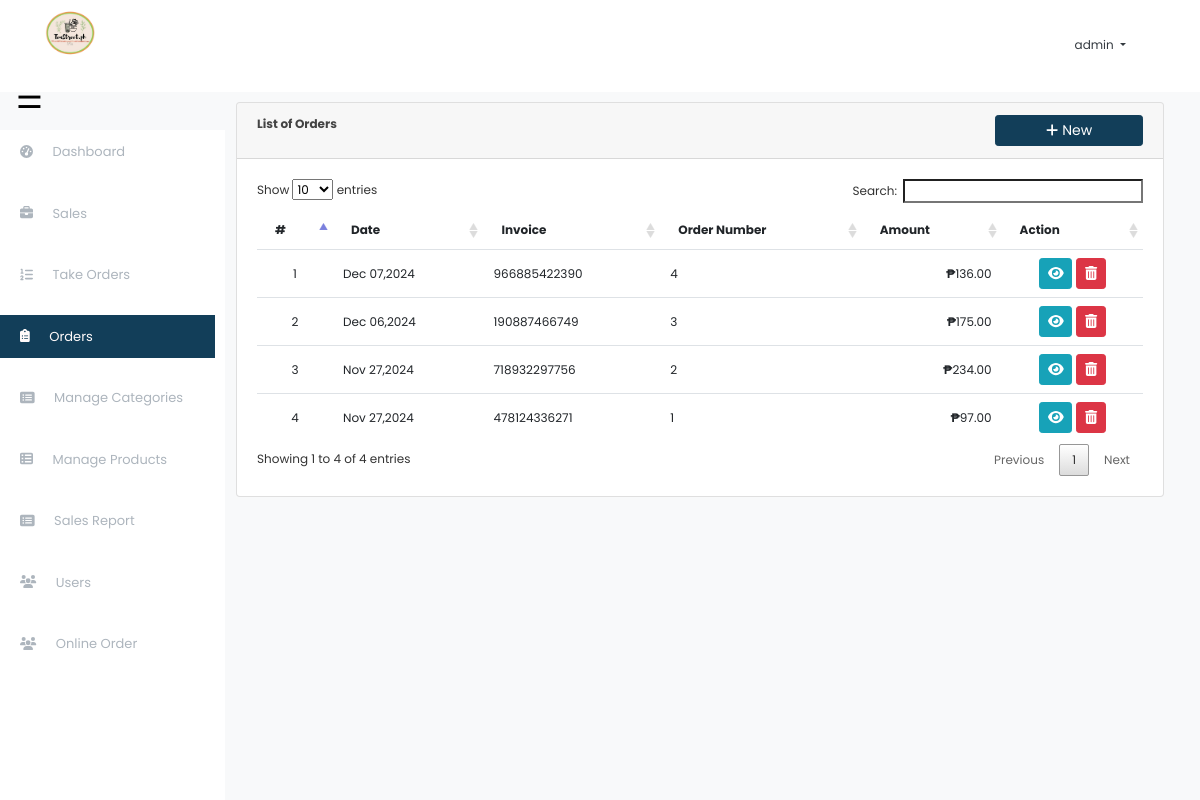
/index.php?page=orders (signed in), run on the app's committed database.
### tables this page shows
CREATE TABLE `orders` (
  `id` int(11) NOT NULL,
  `ref_no` varchar(50) NOT NULL,
  `total_amount` float NOT NULL,
  `amount_tendered` float NOT NULL,
  `order_number` int(30) NOT NULL,
  `date_created` datetime NOT NULL DEFAULT current_timestamp(),
  `user_id` int(30) DEFAULT NULL
);

### orders.php (the view, shortened to what this page needs)
<?php include('db_connect.php');?>
<div class="container-fluid">
	<div class="col-lg-12">
		<div class="row">
			<div class="col-md-12">
				<div class="card">
					<div class="card-header">
						<b>List of Orders </b>
						<span class="float:right"><a class="btn btn-primary btn-sm col-sm-2 float-right" href="billing/index.php" id="new_order">
					<i class="fa fa-plus"></i> New
				</a></span>
					</div>
					<div class="card-body">
						<table class="table table-hover">
							<thead>
								<tr>
									<th>#</th>
									<th>Date</th>
									<th>Invoice</th>
									<th>Order Number</th>
									<th>Amount</th>
									<th>Action</th>
								</tr>
							</thead>
							<tbody>
								<?php
								$i = 1;
								$order = $conn->query("SELECT * FROM orders order by unix_timestamp(date_created) desc ");
								while($row=$order->fetch_assoc()):
								?>
								<tr>
									<td class="text-center"><?php echo $i++ ?></td>
									<td>
										<p> <?php echo date("M d,Y",strtotime($row['date_created'])) ?></p>
									</td>
									<td>
										<p> <?php echo $row['amount_tendered'] > 0 ? $row['ref_no'] : 'N/A' ?></p>
									</td>
									<td>
										<p><?php echo $row['order_number'] ?></p>
									</td>
									<td>
										<p class="text-right">₱<?php echo number_format($row['total_amount'],2) ?></p>
									</td>
									<td class="text-center">
										<button class="btn btn-sm btn-info view_order" type="button" data-id="<?php echo $row['id'] ?>"><i class="fa fa-eye"></i></button>
										<button class="btn btn-sm btn-danger delete_order" type="button" data-id="<?php echo $row['id'] ?>"><i class="fa fa-trash-alt"></i></button>
									</td>
								</tr>
								<?php endwhile; ?>
							</tbody>
						</table>
					</div>
				</div>
			</div>
		</div>
	</div>
</div>

### index.php (shortened to what this page needs)
<!DOCTYPE html>
<html lang="en">
<head>
<?php
 include('./header.php');
 ?>
</head>
<body>
	<?php include 'topbar.php' ?>
	<?php include 'navbar.php' ?>
  <main id="view-panel" >
      <?php $page = isset($_GET['page']) ? $_GET['page'] :'home'; ?>
  	<?php include $page.'.php' ?>
  </main>
</body>
</html>

### header.php (shortened to what this page needs)
<link rel="stylesheet" href="assets/font-awesome/css/all.min.css">
<link href="assets/vendor/bootstrap/css/bootstrap.min.css"  rel="stylesheet">
<link href="assets/vendor/icofont/icofont.min.css" rel="stylesheet">
<link href="assets/vendor/boxicons/css/boxicons.min.css" rel="stylesheet">
<link href="assets/vendor/venobox/venobox.css" rel="stylesheet">
<link href="assets/vendor/animate.css/animate.min.css" rel="stylesheet">
<link href="assets/vendor/remixicon/remixicon.css" rel="stylesheet">
<link href="assets/vendor/owl.carousel/assets/owl.carousel.min.css" rel="stylesheet">
<link href="assets/vendor/bootstrap-datepicker/css/bootstrap-datepicker.min.css" rel="stylesheet">
<link href="assets/DataTables/datatables.min.css" rel="stylesheet">
<link href="assets/css/jquery.datetimepicker.min.css" rel="stylesheet">
<link href="assets/css/select2.min.css" rel="stylesheet">
<link href="assets/css/style.css" rel="stylesheet">
<link type="text/css" rel="stylesheet" href="assets/css/jquery-te-1.4.0.css">

### topbar.php (shortened to what this page needs)
<nav class="navbar navbar-light fixed-top bg-white">
  <div class="container-fluid mt-2 mb-2">
  	<div class="col-lg-12">
      <div class="col-md-2 float-left text-dark">
         <img src="assets/uploads/logo.png" width="50px">
      </div>
	  	<div class="float-right mt-3">
        <div class=" dropdown mr-4">
            <a href="#" class="text-dark dropdown-toggle"  id="account_settings" data-toggle="dropdown" aria-haspopup="true" aria-expanded="false"><?php echo $_SESSION['login_name'] ?> </a>
        </div>
      </div>
  </div>
</nav>

### navbar.php (shortened to what this page needs)
<?php if ($_SESSION['login_type'] != 3):  ?>
    <button class="hamburger" id="toggleSidebar">
        &#9776;
    </button>
    <nav id="sidebar" class='mx-lt-5 bg-white'>
        <div class="sidebar-list">
            <a href="index.php?page=home" class="nav-item nav-home"><span class='icon-field'><i class="fa fa-tachometer-alt mr-3"></i></span> Dashboard</a>
            <a href="index.php?page=sales" class="nav-item nav-email_author"><span class='icon-field'><i class="fa fa-briefcase mr-3"></i></span> Sales</a>
            <a href="billing/index.php" class="nav-item nav-takeorders"><span class='icon-field'><i class="fa fa-list-ol mr-3"></i></span> Take Orders</a>
            <?php if ($_SESSION['login_type'] == 0 || $_SESSION['login_type'] == 1): ?>
                <a href="index.php?page=orders" class="nav-item nav-orders"><span class='icon-field'><i class="fa fa-clipboard-list mr-3"></i></span> Orders</a>
                <a href="index.php?page=categories" class="nav-item nav-categories"><span class='icon-field'><i class="fa fa-list-alt mr-3"></i></span> Manage Categories</a>
                <a href="index.php?page=products" class="nav-item nav-products"><span class='icon-field'><i class="fa fa-th-list mr-3"></i></span> Manage Products</a>
            <?php endif; ?>
            <a href="index.php?page=sales_report" class="nav-item dropdown nav-sales_report"><span class='icon-field'><i class="fa fa-list-alt mr-3"></i></span> Sales Report</a>
            <?php if ($_SESSION['login_type'] == 0 || $_SESSION['login_type'] == 1): ?>
                <a href="index.php?page=users" class="nav-item nav-users"><span class='icon-field'><i class="fa fa-users mr-3"></i></span> Users</a>
                <a href="index.php?page=online" class="nav-item nav-support"><span class='icon-field'><i class="fa fa-users mr-3"></i></span> Online Order</a>
            <?php endif; ?>
        </div>
    </nav>
<?php else: ?>
    <p style="text-align: center; margin-top: 50px; color: #adb5bd;">Access to this section is restricted.</p>
<?php endif; ?>

### assets/css/style.css (style rules this page uses)
[class*="col-"] { width: 100%; }
body { font-family:Poppins, Helvetica, "sans-serif"; color: #444444; width: 100%; height: calc(100%); font-size: 12px; }
a { color: #ffffff; }
.navbar { list-style-type: none; margin: 0; padding: 0; }
.nav-item.active, .nav-item.active:hover { background-color: #123e59; color: #fffafa; }
main#view-panel { margin-left: 200px; width:calc(100% - 200px); margin-top: 4em; padding: .5em; }
.btn-primary, .btn-primary:hover { background-color: #123e59; border-color: #123e59; }
table.dataTable.no-footer { border: 0 !important; }
.table td, .table th { border-bottom: 1px solid #dee2e6; border-bottom: 0; }
table.dataTable thead th, table.dataTable thead td { border-bottom: 0px solid #111; border: 0; }

### index.php (style rules this page uses)
body { background: #f8f9fa; }

### navbar.php (style rules this page uses)
nav#sidebar { height: calc(100% - 10em); position: fixed; z-index: 99; left: 0; width: 225px; font-size: 13px; top: 10em; transition: transform 0.3s ease; overflow-y: auto; overflow-x: hidden; padding-right: 10px; }
a.nav-item { position: relative; display: block; padding: .75rem 1.25rem; margin-bottom: 18px; background-color: #ffffffc4; color: #adb5bd; font-weight: 400; }
.dropdown-toggle { position: relative; display: block; padding: .75rem 1.25rem; margin-bottom: 18px; background-color: #ffffffc4; color: #adb5bd; font-weight: 400; }
.hamburger { position: fixed; z-index: 100; top: 2.5em; left: 10px; cursor: pointer; background: none; border: none; font-size: 30px; }

### orders.php (style rules this page uses)
td { vertical-align: middle !important; }
td p { margin: unset }
img { max-width:100px; max-height:150px; }

### data on the page
orders: date_created "Dec 07,2024", ref_no "966885422390", order_number "4", total_amount "136.00"
orders: date_created "Dec 06,2024", ref_no "190887466749", order_number "3", total_amount "175.00"
orders: date_created "Nov 27,2024", ref_no "718932297756", order_number "2", total_amount "234.00"
orders: date_created "Nov 27,2024", ref_no "478124336271", order_number "1", total_amount "97.00"

### other printed values
$_SESSION['login_name'] "admin"
